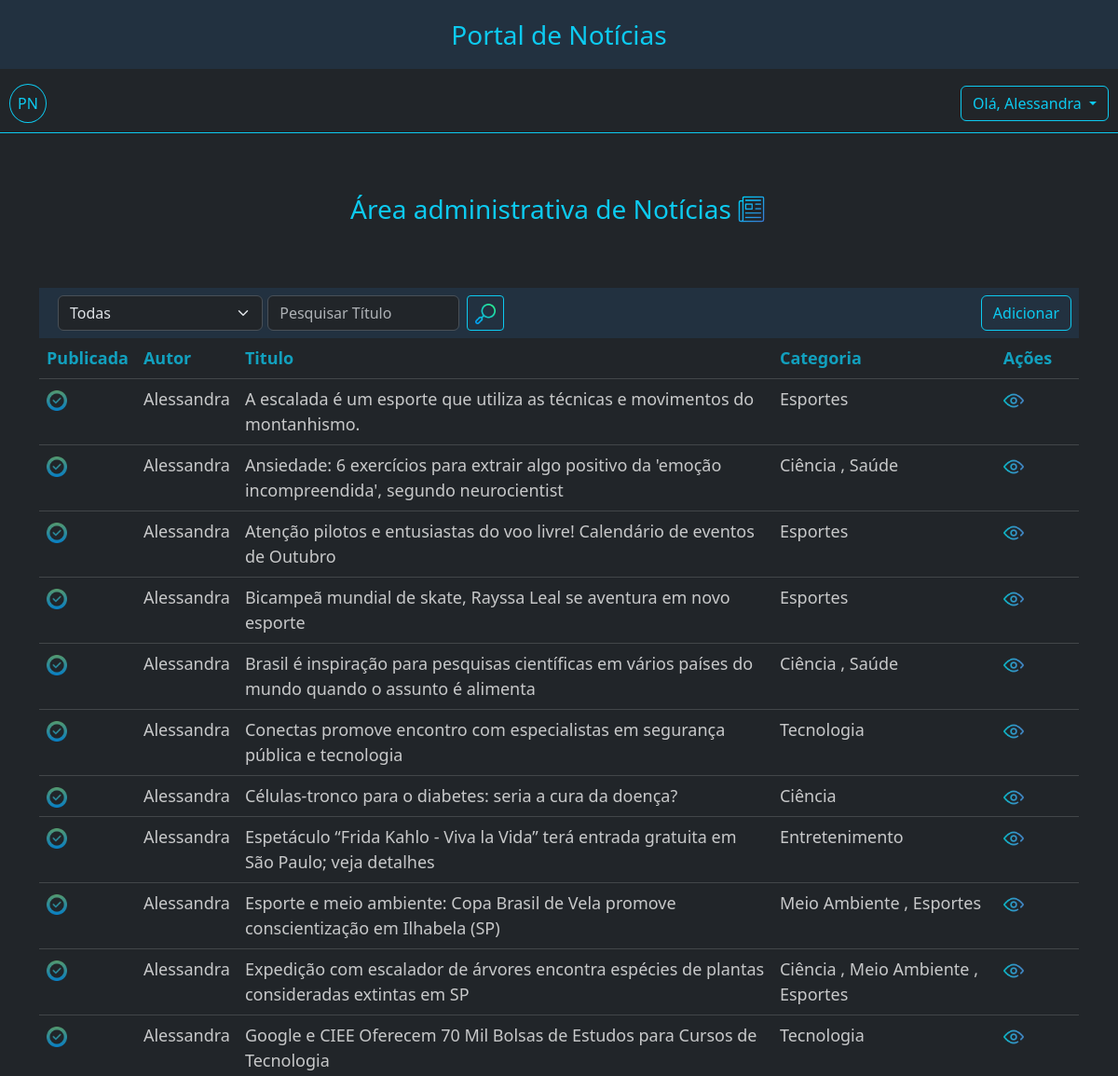
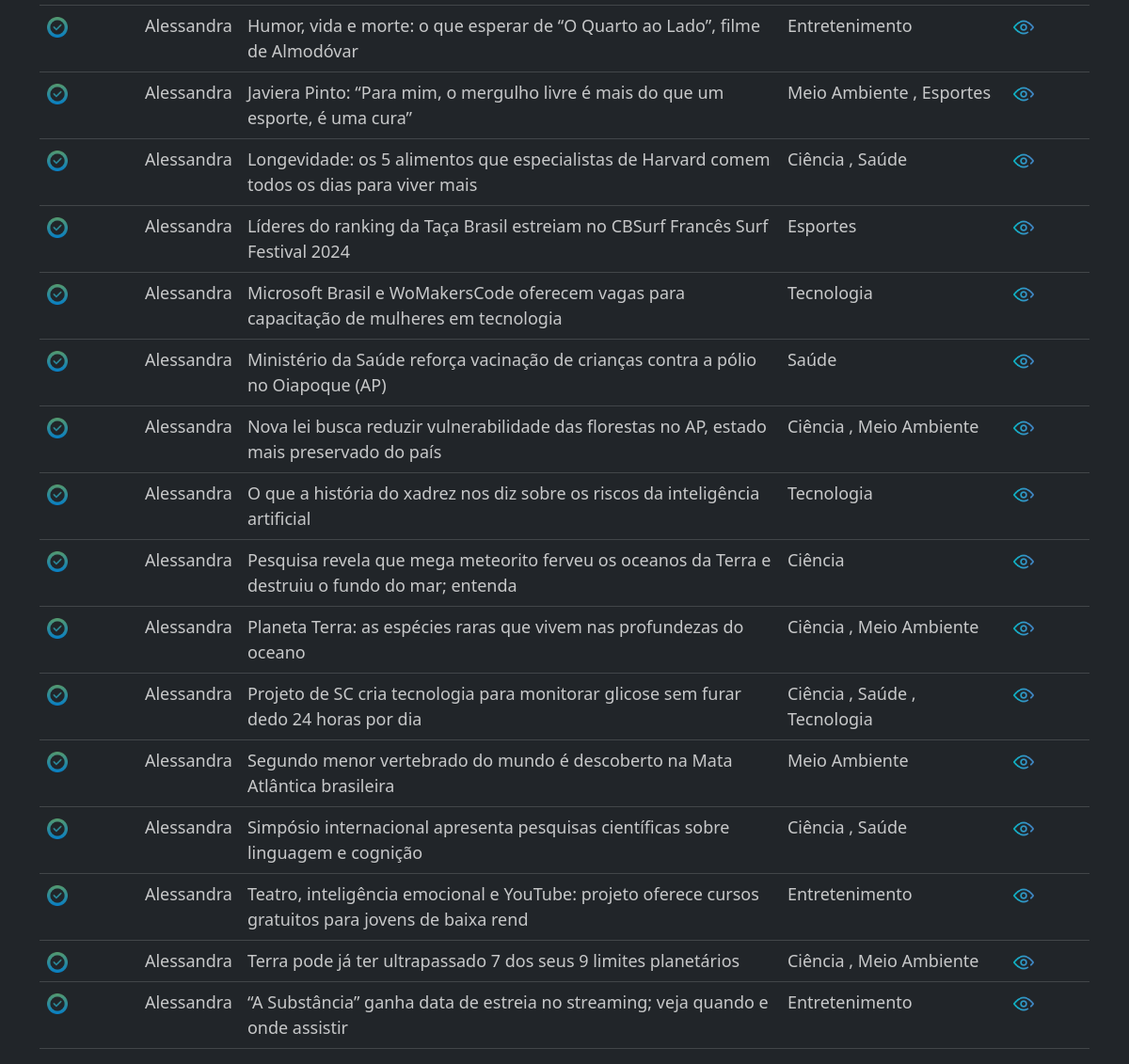
Screenshot of /adm/noticias/ (signed in) with the database file from the repository (2 pictures, top to bottom).
### app_noticias/models.py (models this page shows, shortened)
class Noticia(models.Model):
    titulo = models.CharField('Título', max_length=100, unique=True,  null=True)
    slug = models.SlugField(max_length=100, editable=False, unique=True, null=True)
    subtitulo = models.CharField('Subtítulo', max_length=300, null=True )
    conteudo= models.TextField('Conteúdo', max_length=3000)
    criada_em = models.DateTimeField('Criada em', help_text='dd/mm/yyyy hh:MM', auto_now_add=True)
    atualizada_em = models.DateTimeField('Atualizada', help_text='dd/mm/yyyy hh:MM', auto_now_add=True)
    imagem = models.ImageField(upload_to='', blank=True)
    autor = models.ForeignKey(User, on_delete=models.RESTRICT, editable=False)
    categoria = models.ManyToManyField(Categoria)
    publicada_em = models.DateTimeField('Publicada em', help_text='dd/mm/yyyy hh:MM', null=True, editable=False)
    publicada = models.BooleanField('Publicada', default=False)
    num_visualizacoes = models.IntegerField(default=0, verbose_name='Número de visualizações', editable=False)
    fonte_informacao = models.CharField('Fonte', max_length=400, null=True )
    def _calcular_tempo_da_atualizacao(self) -> str:
        '''
        Calculo do tempo de atualização da notícia:
        '''
        return calcular_tempo_decorrido(self.atualizada_em)
    atualizacao_tempo = property(_calcular_tempo_da_atualizacao)
    def _calcular_tempo_da_publicacao(self) -> str:
        '''
        Calculo do tempo de publicação da notícia:
        '''
        return calcular_tempo_decorrido(self.publicada_em)
    publicacao_tempo = property(_calcular_tempo_da_publicacao)
    def _paragrafos(self) -> list[str]:
        '''
        Transforma o conteúdo da notícia em parágrafos.
        '''
        return self.conteudo.split('\n')
    paragrafos = property(_paragrafos)
    class Meta:
        db_table = 'noticias'
        permissions = [
            ("pode_publicar", "Permissão atribuida à Editores para a publicação da Notícia"),
        ]

class Categoria(models.Model):
    nome = models.CharField('Categoria', max_length=30, unique=True)
    imagem = models.ImageField(upload_to='', blank=True, null=True)
    criado_em = models.DateField(auto_now_add=True)

### app_noticias/views.py (the view, shortened to what this page needs)
# urls.py: path('adm/noticias/', NoticiasView.as_view(), name='noticias'),
class NoticiasView(PermissionRequiredMixin, NoticiasBaseListView):
    permission_required = "app_noticias.view_noticia"
    template_name = 'noticias_table.html'
    def get_queryset(self):
        user = self.request.user
        filtragem = self.get_filtragem()
        if not user.groups.filter(name='Editores').exists():
            filtragem['autor'] = user
        return Noticia.objects.filter(**filtragem).order_by('titulo')

### app_noticias/context_processors.py (called while the page is built)
def user_permissions(request):
    return {
        'is_editor': request.user.groups.filter(name='Editores').exists(),
        'is_author': request.user.groups.filter(name='Autores').exists(),
    }

### app_noticias/views.py (called while the page is built)
    def get(self, request, *args, **kwargs):
        categoria_querystring = self.request.GET.get('categoria', 0)
        if categoria_querystring:
            self.categoria_pesquisada = int(categoria_querystring)
        return render(request, self.template_name, {
            'titulo_pesquisado': self.titulo_pesquisado,
            'categoria_pesquisada': self.categoria_pesquisada,
            'categorias': Categoria.objects.all(),
            'noticias': self.get_queryset(),
        })

    def get_filtragem(self):
        filtragem = {}
        if self.titulo_pesquisado:
            filtragem['slug__contains'] = slugify(self.titulo_pesquisado)
        if self.categoria_pesquisada != 0:
            filtragem['categoria'] = int(self.categoria_pesquisada)
        if self.publicada:
            filtragem['publicada'] = self.publicada
        return filtragem

### app_noticias/templates/noticias_table.html (shortened to what this page needs)
{% extends "base.html" %}
{% load static %}
{% load django_bootstrap5 %}
{% block content %}
{% static 'icones/news.png' as news_url %}
<div class="container" style="margin-top: 60px;">
    <div class="d-flex justify-content-center">
        <p class="text-info fs-3 text-center">Área administrativa de Notícias</p>
        <img src="{{ news_url}}" width="35" height="35" class="mt-1 ms-1" />
    </div>
    <div class="table-responsive-sm mt-5">
        <div class="d-flex justify-content-between" style="background-color:#223140;">
            {% include "search.html" %}
            <div class="p-2">
                {% if user.is_authenticated and is_author %}
                <a class="btn btn-outline-info " href="{% url 'cadastrar_noticia' %}">Adicionar</a>
                {% endif %}
            </div>
        </div>
        <table class="table table-dark table-hover opacity-75">
            <thead class="text-info justify-content-center">
                <tr>
                    <th scope="col" class="text-info">Publicada</th>
                    <th scope="col" class="text-info">Autor</th>
                    <th scope="col" class="text-info">Titulo</th>
                    <th scope="col" class="text-info">Categoria</th>
                    <th scope="col" class="text-info" style="width: 8%;">Ações</th>
                </tr>
            </thead>
            <tbody>
                {% for noticia in noticias %}
                <tr>
                    <td>
                        {% if user.is_authenticated and is_editor %}
                        <div class="form-check form-switch p-0">
                            {% if noticia.publicada %}
                            <a href="{% url 'publicar-noticia' noticia_id=noticia.id publicado=0 %}">
                                <img src="/static/icones/checked.png" width="22" height="22" alt="Publicada" />
                            </a>
                            {% else %}
                            <a href="{% url 'publicar-noticia' noticia_id=noticia.id publicado=1 %}">
                                <img src="/static/icones/cancel.png" width="22" height="22" alt="Não Publicada" />
                            </a>
                            {% endif %}
                        </div>
                        {% else %}
                        {% if noticia.publicada %}
                        <img src="/static/icones/checked.png" width="22" height="22" alt="Publicada" />
                        {% else %}
                        <img src="/static/icones/cancel.png" width="22" height="22" alt="Não Publicada" />
                        {% endif %}
                        {% endif %}
                    </td>
                    <td>{{ noticia.autor.username }}</td>
                    <td>{{ noticia.titulo }}</td>
                    <td>
                        {% for categoria in noticia.categoria.all %}
                        <span>{{ categoria.nome }}</span>
                        {% if not forloop.last %}, {% endif %}
                        {% endfor %}
                    </td>
                    <td>
                        <div class="d-flex justify-content-between" style="max-width: 80px;">
                            <a href="{% url 'noticia-adm-detail' noticia.id %}">
                                <img src="/static/icones/view.png" width="22" height="22" alt="Visualizar" />
                            </a>
                        </div>
                    </td>
                </tr>
                {% endfor %}
            </tbody>
        </table>
    </div>
</div>
{% endblock %}

### app_noticias/templates/base.html (shortened to what this page needs)
{% load static %}
{% load django_bootstrap5 %}
{% static 'icones/user_edit.png' as editar_url %}
{% static 'icones/senha.png' as senha_url %}
{% static 'icones/news.png' as news_url %}
{% static 'icones/editor.png' as editor_url %}
{% static 'icones/logout.png' as logout_url %}
{% static 'icones/log.png' as log_url %}
{% static 'icones/categoria.png' as categoria_url %}
{% static 'css.css' as css_url %}
<!DOCTYPE html>
<html lang="en">
<head>
    <link rel="stylesheet" href="{{css_url}}">
    {% load django_bootstrap5 %}
    {% bootstrap_css %}
</head>
<body data-bs-theme="dark">
    <div class="sticky-top  bg-body border-bottom border-info">
        <p class="w-100 text-info fs-3 text-center py-3" style="background-color: #223140">
            Portal de Notícias
        </p>
        <div class="  hstack d-flex ">
            <a href="{% url 'home' %}">
                <div class="text-ligth p-2 rounded-circle btn btn-outline-info"
                    style="margin-left: 10px; margin-bottom: 10px;">PN</div>
            </a>
            {% if request.user.is_authenticated %}
            <div class="dropdown ms-auto" style="margin-right: 10px; margin-bottom: 10px;">
                <button class="btn btn-outline-info dropdown-toggle  " type="button" data-bs-toggle="dropdown"
                    aria-expanded="false">
                    Olá, {{ user.get_username }}
                </button>
            </div>
            {% else %}
            <a href="{% url 'registrar-usuario' %}" class="px-3 ms-auto text-info text-decoration-none">Sign</a>
            <a href="{% url 'login' %}" class="px-3 text-info text-decoration-none">Login</a>
            {% endif %}
        </div>
    </div>
    <div class="responsive">
        {% block content %}{% endblock %}
    </div>
</body>
</html>

### staticfiles/css.css (style rules this page uses)
@media (min-width: 300px) { .responsive { font-size: 12px; } }
@media (min-width: 440px) { .responsive { font-size: 14px; } }
@media (min-width: 640px) { .responsive { font-size: 15px; } }
@media (min-width: 768px) { .responsive { font-size: 16px; } }
@media (min-width: 1024px) { .responsive { font-size: 18px; } }

### rows the page displays
Noticia: publicada True (drawn), autor.username "Alessandra", titulo "A escalada é um esporte que utiliza as técnicas e movimentos do montanhismo."
Categoria: nome "Esportes"
Noticia: publicada True (drawn), autor.username "Alessandra", titulo "Ansiedade: 6 exercícios para extrair algo positivo da 'emoção incompreendida', segundo neurocientist"
Categoria: nome "Ciência"
Categoria: nome "Saúde"
Noticia: publicada True (drawn), autor.username "Alessandra", titulo "Atenção pilotos e entusiastas do voo livre! Calendário de eventos de Outubro"
Noticia: publicada True (drawn), autor.username "Alessandra", titulo "Bicampeã mundial de skate, Rayssa Leal se aventura em novo esporte"
Noticia: publicada True (drawn), autor.username "Alessandra", titulo "Brasil é inspiração para pesquisas científicas em vários países do mundo quando o assunto é alimenta"
Noticia: publicada True (drawn), autor.username "Alessandra", titulo "Conectas promove encontro com especialistas em segurança pública e tecnologia"
Categoria: nome "Tecnologia"
Noticia: publicada True (drawn), autor.username "Alessandra", titulo "Células-tronco para o diabetes: seria a cura da doença?"
Noticia: publicada True (drawn), autor.username "Alessandra", titulo "Espetáculo “Frida Kahlo - Viva la Vida” terá entrada gratuita em São Paulo; veja detalhes"
Categoria: nome "Entretenimento"
Noticia: publicada True (drawn), autor.username "Alessandra", titulo "Esporte e meio ambiente: Copa Brasil de Vela promove conscientização em Ilhabela (SP)"
Categoria: nome "Meio Ambiente"
Noticia: publicada True (drawn), autor.username "Alessandra", titulo "Expedição com escalador de árvores encontra espécies de plantas consideradas extintas em SP"
Noticia: publicada True (drawn), autor.username "Alessandra", titulo "Google e CIEE Oferecem 70 Mil Bolsas de Estudos para Cursos de Tecnologia"
Noticia: publicada True (drawn), autor.username "Alessandra", titulo "Humor, vida e morte: o que esperar de “O Quarto ao Lado”, filme de Almodóvar"
Noticia: publicada True (drawn), autor.username "Alessandra", titulo "Javiera Pinto: “Para mim, o mergulho livre é mais do que um esporte, é uma cura”"
Noticia: publicada True (drawn), autor.username "Alessandra", titulo "Longevidade: os 5 alimentos que especialistas de Harvard comem todos os dias para viver mais"
Noticia: publicada True (drawn), autor.username "Alessandra", titulo "Líderes do ranking da Taça Brasil estreiam no CBSurf Francês Surf Festival 2024"
Noticia: publicada True (drawn), autor.username "Alessandra", titulo "Microsoft Brasil e WoMakersCode oferecem vagas para capacitação de mulheres em tecnologia"
Noticia: publicada True (drawn), autor.username "Alessandra", titulo "Ministério da Saúde reforça vacinação de crianças contra a pólio no Oiapoque (AP)"
Noticia: publicada True (drawn), autor.username "Alessandra", titulo "Nova lei busca reduzir vulnerabilidade das florestas no AP, estado mais preservado do país"
Noticia: publicada True (drawn), autor.username "Alessandra", titulo "O que a história do xadrez nos diz sobre os riscos da inteligência artificial"
Noticia: publicada True (drawn), autor.username "Alessandra", titulo "Pesquisa revela que mega meteorito ferveu os oceanos da Terra e destruiu o fundo do mar; entenda"
Noticia: publicada True (drawn), autor.username "Alessandra", titulo "Planeta Terra: as espécies raras que vivem nas profundezas do oceano"
Noticia: publicada True (drawn), autor.username "Alessandra", titulo "Projeto de SC cria tecnologia para monitorar glicose sem furar dedo 24 horas por dia"
Noticia: publicada True (drawn), autor.username "Alessandra", titulo "Segundo menor vertebrado do mundo é descoberto na Mata Atlântica brasileira"
Noticia: publicada True (drawn), autor.username "Alessandra", titulo "Simpósio internacional apresenta pesquisas científicas sobre linguagem e cognição"
Noticia: publicada True (drawn), autor.username "Alessandra", titulo "Teatro, inteligência emocional e YouTube: projeto oferece cursos gratuitos para jovens de baixa rend"
Noticia: publicada True (drawn), autor.username "Alessandra", titulo "Terra pode já ter ultrapassado 7 dos seus 9 limites planetários"
Noticia: publicada True (drawn), autor.username "Alessandra", titulo "“A Substância” ganha data de estreia no streaming; veja quando e onde assistir"

### other values shown
{{ user.get_username }} "Alessandra"
